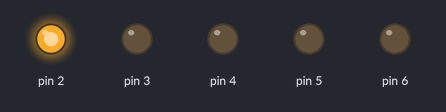
The sketch below on a simulated Arduino Uno, built with avr-gcc and run on an emulated ATmega328P. On the bench: output pins drawn as LEDs (lit = HIGH).

Above: at 0.05 s.
At 0.25 s:
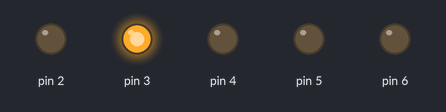
At 0.65 s:
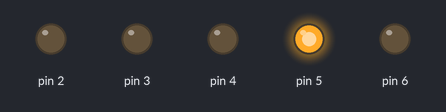
At 0.75 s:
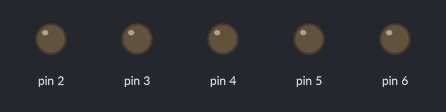
At 1.45 s:
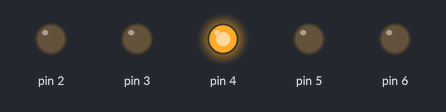
At 2.85 s:
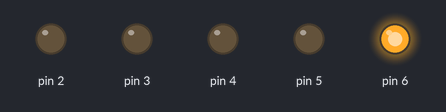
Timing chart, 0 to 3.1 s (numbered marks = the images above):
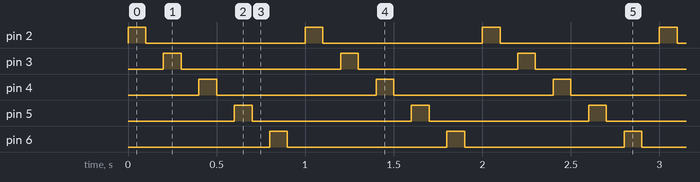

The sketch:

sketch_dec3a.ino
```cpp
// C++ code
//
void setup()//Bir sefer çalışır
{
	for(int sayac=2;sayac<=6;sayac++)
  		pinMode(sayac,OUTPUT);//Çıkış yapıldı
}

void loop()
{
  //Araç kırmızı ışığı yandı başladı
  {
    for(int sayac=2;sayac<=6;sayac++){
  	digitalWrite(sayac,1);
  	delay(100);
  	digitalWrite(sayac,0);
  	delay(100);
    }
   }
  }
```

Measured:
- by itself, pin 2–6: alternates HIGH for 0.10 s and LOW for 0.90 s
- by itself, everything shown: repeats every 1.0 s, in 10 steps
